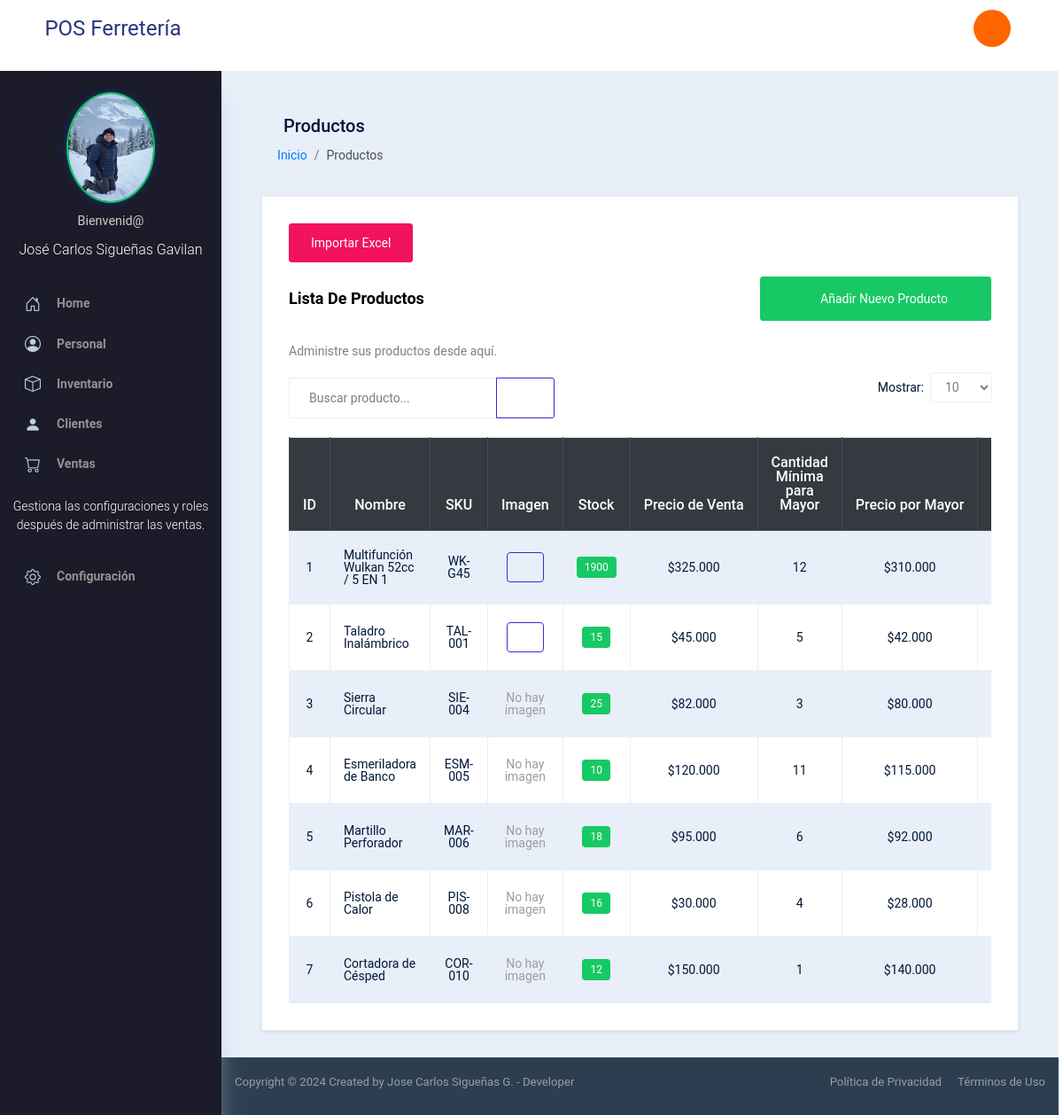
The page /products (signed in) on the database its author committed.
### app/models.py (models this page shows, shortened)
class User(db.Model, UserMixin):
    id = db.Column(db.Integer, primary_key=True)
    username = db.Column(db.String(20), unique=True, nullable=False)
    email = db.Column(db.String(120), unique=True, nullable=False)
    password = db.Column(db.String(60), nullable=False)
    permissions = db.Column(db.String(200), nullable=True)
    role_id = db.Column(db.Integer, db.ForeignKey('role.id'), nullable=True)  # Define la relación con el rol
    photo = db.Column(db.String(120), nullable=True)
    role = db.relationship('Role', backref='users')  # Relación inversa

class Product(db.Model):
    id = db.Column(db.Integer, primary_key=True)
    name = db.Column(db.String(100), nullable=False)
    sku = db.Column(db.String(50), unique=True, nullable=False, name='uq_product_sku')  # SKU único
    image = db.Column(db.String(120), nullable=True)
    stock = db.Column(db.Integer, nullable=False)
    sale_price = db.Column(db.Float, nullable=False)
    bulk_price = db.Column(db.Float, nullable=False)
    bulk_quantity = db.Column(db.Integer, nullable=False, default=1)
    pdf = db.Column(db.String(120), nullable=True)
    min_stock = db.Column(db.Integer, nullable=False, default=0)  # Stock mínimo

### app/routes.py (the view)
@main.route("/products", methods=['GET'])
@login_required
@permission_required('view_products')
def products():
    products = Product.query.all()
    delete_form = DeleteForm()  # Instancia del formulario de eliminación
    return render_template('products.html', products=products, form=delete_form)

### app/forms.py
class DeleteForm(FlaskForm):
    submit = SubmitField('Eliminar')  # Botón de envío para eliminar

### app/models.py (called while the page is built)
@login_manager.user_loader
def load_user(user_id):
    return User.query.get(int(user_id))

### app/routes.py (called while the page is built)
def permission_required(permission):
    def decorator(f):
        @wraps(f)
        def decorated_function(*args, **kwargs):
            if current_user.role is None:
                flash('No tienes rol asignado.', 'danger')
                return redirect(url_for('main.home'))
            permissions_list = [p.strip() for p in current_user.role.permissions.split(',')]
            if permission not in permissions_list:
                flash('No tienes permiso para acceder a esta página.', 'danger')
                return redirect(url_for('main.home'))
            return f(*args, **kwargs)
        return decorated_function
    return decorator

### app/templates/products.html (shortened to what this page needs)
{% extends "base.html" %}
{% block content %}
<div class="page-header mb-4">
    <h3 class="page-title"><i class="typcn typcn-shopping-bag"></i> Productos </h3>
    <nav aria-label="breadcrumb">
        <ol class="breadcrumb">
            <li class="breadcrumb-item"><a href="{{ url_for('main.home') }}">Inicio</a></li>
            <li class="breadcrumb-item active" aria-current="page">Productos</li>
        </ol>
    </nav>
</div>
<div class="row">
    <div class="col-md-12 grid-margin stretch-card">
        <div class="card shadow-sm">
            <div class="card-body">
                <div class="d-flex justify-content-between align-items-center mb-3">
                    <button type="button" class="btn btn-primary" data-toggle="modal" data-target="#importModal">
                        Importar Excel
                    </button>
                </div>
                <div class="d-flex justify-content-between align-items-center mb-4">
                    <h4 class="card-title mb-0">Lista De Productos</h4>
                    <a href="{{ url_for('main.new_product') }}" class="btn btn-success btn-lg">
                        <i class="typcn typcn-plus"></i> Añadir Nuevo Producto
                    </a>
                </div>
                <p class="card-description">Administre sus productos desde aquí.</p>
                <div class="d-flex justify-content-between align-items-center mb-3">
                    <div class="input-group" style="max-width: 300px;">
                        <input type="text" id="searchInput" class="form-control" placeholder="Buscar producto...">
                        <div class="input-group-append">
                            <button class="btn btn-outline-secondary" type="button"><i
                                    class="typcn typcn-zoom"></i></button>
                        </div>
                    </div>
                    <div class="form-group d-flex align-items-center">
                        <label for="itemsPerPage" class="mr-2 mb-0">Mostrar:</label>
                        <select id="itemsPerPage" class="form-control">
                            <option value="10">10</option>
                        </select>
                    </div>
                </div>
                <div class="table-responsive">
                    <table class="table table-striped table-hover table-bordered">
                        <thead class="thead-dark text-center">
                            <tr>
                                <th data-column="0" data-order="desc">ID</th>
                                <th data-column="1" data-order="desc">Nombre</th>
                                <th data-column="2" data-order="desc">SKU</th>
                                <th>Imagen</th>
                                <th data-column="4" data-order="desc">Stock</th>
                                <th data-column="5" data-order="desc">Precio de Venta</th>
                                <th class="text-center">Cantidad Mínima para Mayor</th>
                                <th data-column="6" data-order="desc">Precio por Mayor</th>
                                <th class="text-center">Acciones</th>
                            </tr>
                        </thead>
                        <tbody id="productTable">
                            {% for product in products %}
                            <tr>
                                <td class="text-center">{{ loop.index }}</td>
                                <td>{{ product.name }}</td>
                                <td class="text-center">{{ product.sku }}</td>
                                <td class="text-center">
                                    {% if product.image %}
                                    <button type="button" class="btn btn-outline-secondary btn-sm" data-toggle="modal"
                                        data-target="#imageModal{{ product.id }}">
                                        <i class="typcn typcn-folder"></i>
                                    </button>
                                    {% else %}
                                    <span class="text-muted">No hay imagen</span>
                                    {% endif %}
                                </td>
                                <td class="text-center">
                                    {% if product.stock <= product.min_stock %} <span class="badge badge-danger">{{
                                        product.stock }}</span>
                                        {% else %}
                                        <span class="badge badge-success">{{ product.stock }}</span>
                                        {% endif %}
                                </td>
                                <td class="text-center">${{ "{:,.0f}".format(product.sale_price).replace(',', '.') }}
                                </td>
                                <td class="text-center">{{ product.bulk_quantity }}</td>
                                <td class="text-center">${{ "{:,.0f}".format(product.bulk_price).replace(',', '.') }}
                                </td>
                                <td class="text-center">
                                </td>
                            </tr>
                            {% endfor %}
                        </tbody>
                    </table>
                </div>
            </div>
        </div>
    </div>
</div>
{% endblock %}

### app/templates/base.html (shortened to what this page needs)
<!DOCTYPE html>
<html lang="es">
<head>
    <link rel="stylesheet" href="{{ url_for('static', filename='template/vendors/typicons.font/font/typicons.css') }}">
    <link rel="stylesheet" href="{{ url_for('static', filename='template/vendors/css/vendor.bundle.base.css') }}">
    <link rel="stylesheet" href="{{ url_for('static', filename='template/css/vertical-layout-light/style.css') }}">
    <link rel="stylesheet" href="https://cdnjs.cloudflare.com/ajax/libs/font-awesome/5.15.4/css/all.min.css">
    <link rel="stylesheet" href="https://cdn.jsdelivr.net/npm/bootstrap-icons@1.5.0/font/bootstrap-icons.css">
</head>
<body>
    <div class="container-scroller">
        <nav class="navbar col-lg-12 col-12 p-0 fixed-top d-flex flex-row">
            <div class="navbar-brand-wrapper d-flex align-items-center justify-content-center">
                <a class="navbar-brand brand-logo" href="#">POS Ferretería</a>
            </div>
            <div class="navbar-menu-wrapper d-flex align-items-center justify-content-end">
                <ul class="navbar-nav">
                    {% if current_user.is_authenticated %}
                    <li class="nav-item nav-logout">
                        <a class="nav-link" href="{{ url_for('main.logout') }}">
                            <button type="button" class="btn btn-orange btn-rounded btn-icon">
                                <i class="typcn typcn-power text-white"></i>
                            </button>
                        </a>
                    </li>
                    {% endif %}
                </ul>
            </div>
        </nav>
        <div class="container-fluid page-body-wrapper">
            <nav class="sidebar sidebar-offcanvas" id="sidebar">
                <ul class="nav">
                    {% if current_user.is_authenticated %}
                    <li class="nav-item user-info">
                        <a class="nav-link" href="{{ url_for('main.profile') }}">
                            <div style="text-align: center;">
                                {% if current_user.photo %}
                                <img src="{{ url_for('static', filename='uploads/' + current_user.photo) }}"
                                    alt="Avatar" class="avatar">
                                {% else %}
                                <img src="{{ url_for('static', filename='template/images/avatar.png') }}" alt="Avatar"
                                    class="avatar">
                                {% endif %}
                                <div class="welcome-message">Bienvenid@</div>
                                <div class="username">{{ current_user.username }}</div>
                            </div>
                        </a>
                    </li>
                    {% endif %}
                    <li class="nav-item">
                        <a class="nav-link" href="{{ url_for('main.home') }}">
                            <i class="bi bi-house-door menu-icon"></i>
                            <span class="menu-title">Home</span>
                        </a>
                    </li>
                    <li class="nav-item">
                        <a class="nav-link" data-toggle="collapse" href="#worker-menu" aria-expanded="false"
                            aria-controls="worker-menu">
                            <i class="bi bi-person-circle menu-icon"></i>
                            <span class="menu-title">Personal</span>
                            <i class="menu-arrow"></i>
                        </a>
                    </li>
                    <li class="nav-item">
                        <a class="nav-link" data-toggle="collapse" href="#product-menu" aria-expanded="false"
                            aria-controls="product-menu">
                            <i class="bi bi-box menu-icon"></i>
                            <span class="menu-title">Inventario</span>
                            <i class="menu-arrow"></i>
                        </a>
                    </li>
                    <li class="nav-item">
                        <a class="nav-link" data-toggle="collapse" href="#client-menu" aria-expanded="false"
                            aria-controls="client-menu">
                            <i class="bi bi-person-fill menu-icon"></i>
                            <span class="menu-title">Clientes</span>
                            <i class="menu-arrow"></i>
                        </a>
                    </li>
                    <li class="nav-item">
                        <a class="nav-link" data-toggle="collapse" href="#sales-menu" aria-expanded="false"
                            aria-controls="sales-menu">
                            <i class="bi bi-cart menu-icon"></i>
                            <span class="menu-title">Ventas</span>
                            <i class="menu-arrow"></i>
                        </a>
                    </li>
                    <div class="text-center my-3">
                        <p class="text-white">Gestiona las configuraciones y roles después de administrar las ventas.
                        </p>
                    </div>
                    <li class="nav-item">
                        <a class="nav-link" data-toggle="collapse" href="#settings-menu" aria-expanded="false"
                            aria-controls="settings-menu">
                            <i class="bi bi-gear menu-icon"></i>
                            <span class="menu-title">Configuración</span>
                            <i class="menu-arrow"></i>
                        </a>
                    </li>
                </ul>
            </nav>
            <div class="main-panel">
                <div class="content-wrapper">
                    <div class="container mt-4">
                        {% block content %}{% endblock %}
                    </div>
                </div>
                <footer class="footer" style="background-color: #2c3e50; padding: 20px 0; color: #fff;">
                    <div class="container">
                        <div class="d-sm-flex justify-content-center justify-content-sm-between">
                            <span class="text-muted text-center" style="margin-bottom: 10px;">
                                Copyright © 2024 Created by Jose Carlos Sigueñas G. - Developer
                            </span>
                            <div>
                                <a href="#" class="text-muted" style="margin-right: 15px;" data-toggle="modal"
                                    data-target="#privacyPolicyModal">Política de Privacidad</a>
                                <a href="#" class="text-muted" data-toggle="modal"
                                    data-target="#termsOfServiceModal">Términos de Uso</a>
                            </div>
                        </div>
                    </div>
                </footer>
            </div>
        </div>
    </div>
</body>
</html>

### app/templates/base.html (style rules this page uses)
.btn-orange { background-color: #FF6600; color: white; border: none; }
.user-info { display: flex; flex-direction: column; align-items: center; padding: 10px; }
.user-info .avatar { width: 100px; height: 125px; border-radius: 90%; margin-bottom: 8px; border: 2px solid #07c958; box-shadow: 0 0 10px rgba(1, 78, 243, 0.397); }
.user-info .username { font-size: 1rem; font-weight: arial; color: #ffffff; text-align: center; }
.welcome-message { font-size: 0.9rem; color: #cecece; margin-bottom: 5px; font-weight: normal; }
.btn-icon .typcn { color: white; }
.sidebar-offcanvas { position: fixed; left: 0; width: 250px; height: 100%; transition: transform 0.3s ease; background-color: #1b1b29; z-index: 1000; }
.main-panel { margin-left: 250px; transition: margin-left 0.3s ease; }

### app/templates/products.html (style rules this page uses)
th[data-column] { cursor: pointer; white-space: nowrap; }

### rows shown on the page
User: photo (picture), username "José Carlos Sigueñas Gavilan"
Product: name "Multifunción Wulkan 52cc / 5 EN 1", sku "WK-G45", stock "1900", sale_price "325.000", bulk_quantity "12", bulk_price "310.000"
Product: name "Taladro Inalámbrico", sku "TAL-001", stock "15", sale_price "45.000", bulk_quantity "5", bulk_price "42.000"
Product: name "Sierra Circular", sku "SIE-004", shows "No hay imagen", stock "25", sale_price "82.000", bulk_quantity "3", bulk_price "80.000"
Product: name "Esmeriladora de Banco", sku "ESM-005", shows "No hay imagen", stock "10", sale_price "120.000", bulk_quantity "11", bulk_price "115.000"
Product: name "Martillo Perforador", sku "MAR-006", shows "No hay imagen", stock "18", sale_price "95.000", bulk_quantity "6", bulk_price "92.000"
Product: name "Pistola de Calor", sku "PIS-008", shows "No hay imagen", stock "16", sale_price "30.000", bulk_quantity "4", bulk_price "28.000"
Product: name "Cortadora de Césped", sku "COR-010", shows "No hay imagen", stock "12", sale_price "150.000", bulk_quantity "1", bulk_price "140.000"
